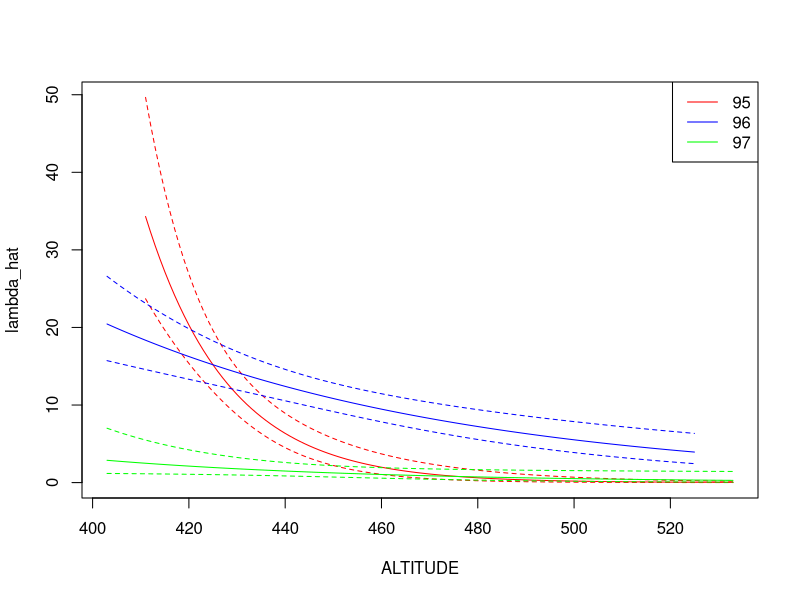
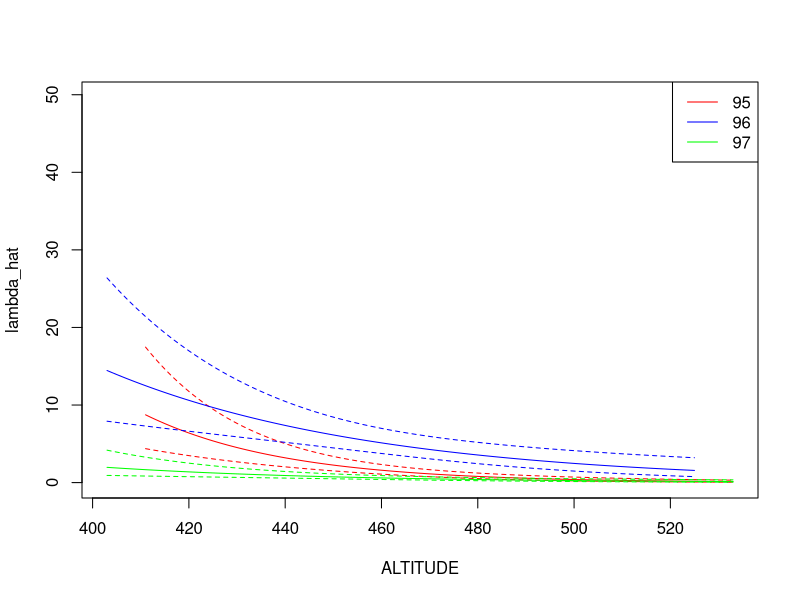
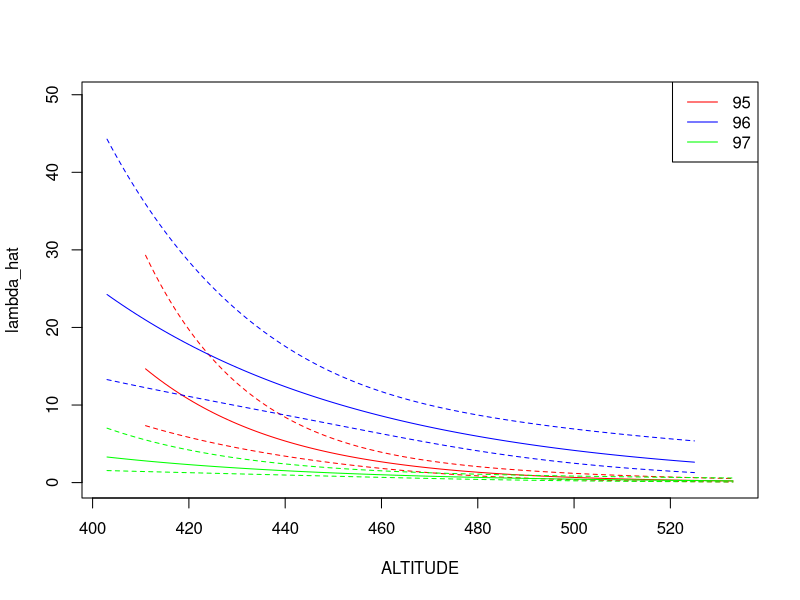

The R script that drew these images, in order:
## ---- chunk 1
knitr::opts_chunk$set(echo = TRUE)
## ---- chunk 2
library(lme4)
data(grouseticks)
grouseticks$cALTITUDE = grouseticks$HEIGHT - mean(grouseticks$HEIGHT)
fit_yr_alt_int_quasi = glm(TICKS ~ YEAR*cALTITUDE, data = grouseticks, family = quasipoisson)
## ---- chunk 3
    nd95 = data.frame(
      YEAR = "95",
      ALTITUDE = min(grouseticks$HEIGHT[grouseticks$YEAR=="95"]):max(grouseticks$HEIGHT[grouseticks$YEAR=="95"])
    )
    nd96 = data.frame(
      YEAR = "96",
      ALTITUDE = min(grouseticks$HEIGHT[grouseticks$YEAR=="96"]):max(grouseticks$HEIGHT[grouseticks$YEAR=="96"])
    )
    nd97 = data.frame(
      YEAR = "97",
      ALTITUDE = min(grouseticks$HEIGHT[grouseticks$YEAR=="97"]):max(grouseticks$HEIGHT[grouseticks$YEAR=="97"])
    )
    
    Newdata = rbind(nd95, nd96, nd97)
## ---- chunk 4
    Newdata$cALTITUDE = Newdata$ALTITUDE - mean(grouseticks$HEIGHT)
## ---- chunk 5
    #?predict.glm
    pred = predict(fit_yr_alt_int_quasi, Newdata, se.fit = TRUE)
    
    # Combine Nawdata and pred by columns
    Pred = cbind(Newdata, pred)
    
    # Transforming from log(lambda) to lambda
    Pred$lambda_hat = exp(Pred$fit)
    Pred$lambda_hat_lwr = exp(Pred$fit - 2*Pred$se.fit)
    Pred$lambda_hat_upr = exp(Pred$fit + 2*Pred$se.fit)
## ---- chunk 6
    # Lower and upper limit on the y-axis
    Ylim = c(0, max(Pred$lambda_hat_up))
    years = levels(grouseticks$YEAR)
    cols = c("red", "blue", "green")
    plot(lambda_hat ~ ALTITUDE, data = Pred, type="n", ylim = Ylim)
    for(i in 1:3){
      lines(lambda_hat ~ ALTITUDE, data = Pred, type="l", subset = YEAR == years[i], col=cols[i])
      lines(lambda_hat_lwr ~ ALTITUDE, data = Pred, type="l", subset = YEAR == years[i], col=cols[i], lty=2)
      lines(lambda_hat_upr ~ ALTITUDE, data = Pred, type="l", subset = YEAR == years[i], col=cols[i], lty=2)
    }
    legend("topright", legend = years, lty=1, col=cols)
## ---- chunk 7
#install.packages("glmmTMB")
library(glmmTMB)

fit_glmm = glmmTMB(TICKS ~ YEAR * cALTITUDE + (1|LOCATION/BROOD/INDEX), family=poisson, data=grouseticks)
summary(fit_glmm)
confint(fit_glmm)
## ---- chunk 8
Newdata$LOCATION = NA
Newdata$BROOD = NA
Newdata$INDEX = NA

pred_glmm = predict(fit_glmm, Newdata, se.fit = TRUE, re.form=~0)

# Combine Nawdata and pred by columns
Pred = cbind(Newdata, pred_glmm)

# Transforming from log(lambda) to lambda
Pred$lambda_hat = exp(Pred$fit)
Pred$lambda_hat_lwr = exp(Pred$fit - 2*Pred$se.fit)
Pred$lambda_hat_upr = exp(Pred$fit + 2*Pred$se.fit)

years = levels(grouseticks$YEAR)
cols = c("red", "blue", "green")
plot(lambda_hat ~ ALTITUDE, data = Pred, type="n", ylim = Ylim)
for(i in 1:3){
  lines(lambda_hat ~ ALTITUDE, data = Pred, type="l", subset = YEAR == years[i], col=cols[i])
  lines(lambda_hat_lwr ~ ALTITUDE, data = Pred, type="l", subset = YEAR == years[i], col=cols[i], lty=2)
  lines(lambda_hat_upr ~ ALTITUDE, data = Pred, type="l", subset = YEAR == years[i], col=cols[i], lty=2)
}
legend("topright", legend = years, lty=1, col=cols)
## ---- chunk 9
random.var = sum(unlist(VarCorr(fit_glmm))) # You can also just pick out the variance estimates from the summary and sum them

(mean.median.ratio = exp(random.var/2))

# Transforming from log(lambda) to lambda
Pred$lambda_hat_mean = mean.median.ratio * Pred$lambda_hat
Pred$lambda_hat_lwr_mean  = mean.median.ratio * Pred$lambda_hat_lwr 
Pred$lambda_hat_upr_mean  = mean.median.ratio * Pred$lambda_hat_upr 

years = levels(grouseticks$YEAR)
cols = c("red", "blue", "green")
plot(lambda_hat ~ ALTITUDE, data = Pred, type="n", ylim = Ylim)
for(i in 1:3){
  lines(lambda_hat_mean ~ ALTITUDE, data = Pred, type="l", subset = YEAR == years[i], col=cols[i])
  lines(lambda_hat_lwr_mean ~ ALTITUDE, data = Pred, type="l", subset = YEAR == years[i], col=cols[i], lty=2)
  lines(lambda_hat_upr_mean ~ ALTITUDE, data = Pred, type="l", subset = YEAR == years[i], col=cols[i], lty=2)
}
legend("topright", legend = years, lty=1, col=cols)
